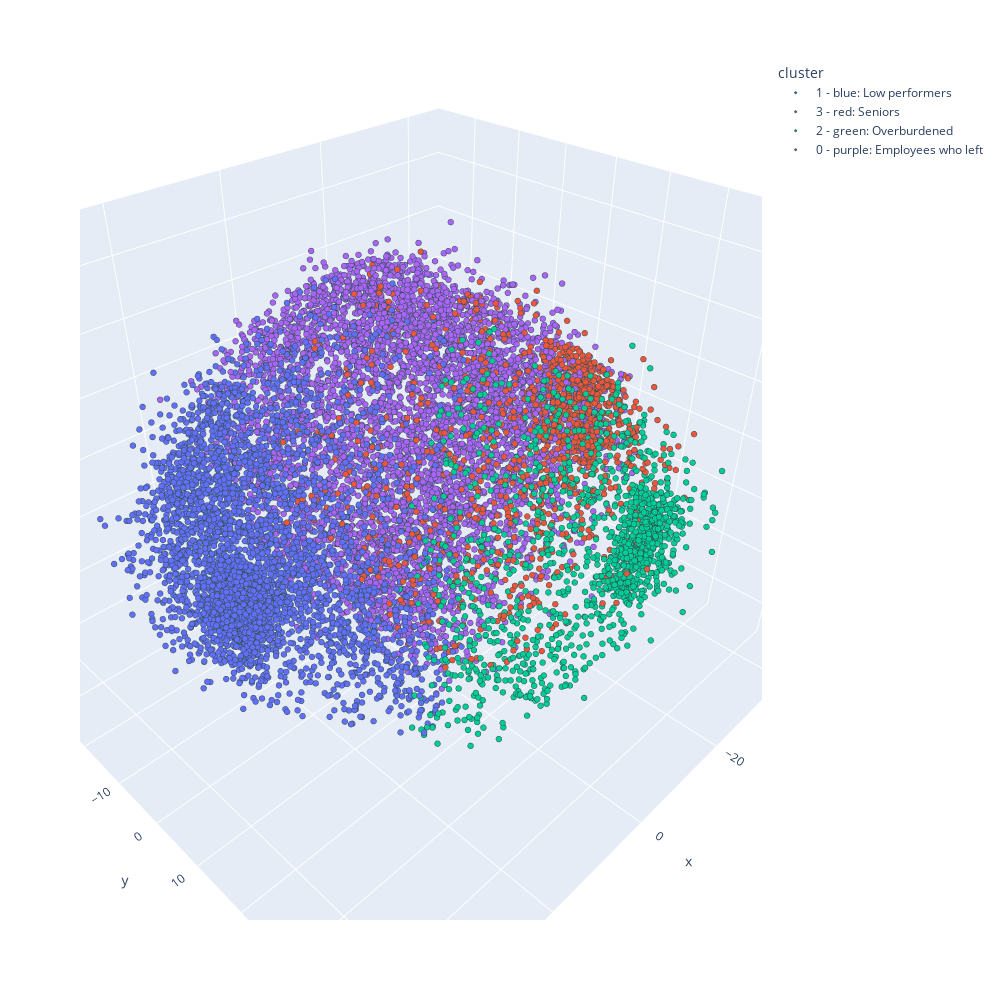

The code cell stored with this chart in its notebook:
### Code cell
x, y, z = x_pca[:, 0], x_pca[:, 1], x_pca[:, 2]

colors = {0: "purple",
          1: "blue",
          2: "green", 
          3: "red"
         }

names = {0: "Employees who left", 
         1: "Low performers", 
         2: "Overburdened", 
         3: "Seniors"
        }
  
df_pca = pd.DataFrame({"x": x, "y":y, "z":z, "cluster":kms4.labels_})
df_pca["color"] = df_pca["cluster"].replace(colors)
df_pca["description"] = df_pca["cluster"].replace(names)

fig = px.scatter_3d(df_pca, x="x", y="y", z="z", color="cluster",
                    width=1000, height=1000)

fig.update_traces(
    marker=dict(
        size=2,
        line=dict(
            width=1,
            color='DarkSlateGrey'
        )
    ),
    selector=dict(mode='markers'))

fig.for_each_trace(lambda t: t.update(
    name=f"{t.name} - {colors[int(t.name)]}: {names[int(t.name)]}",
    
))

### Figure 1 — Plotly figure (JSON) as saved in the notebook; plotly's stock layout.template omitted (floating-point values rounded to 4 significant figures; data arrays with more than 128 entries replaced by an {"elided": "..."} marker saying what was removed)
{"data": [{"hovertemplate": "cluster=1<br>x=%{x}<br>y=%{y}<br>z=%{z}<extra></extra>", "legendgroup": "1", "marker": {"color": "#636efa", "line": {"color": "DarkSlateGrey", "width": 1}, "size": 2, "symbol": "circle"}, "mode": "markers", "name": "1 - blue: Low performers", "scene": "scene", "showlegend": true, "type": "scatter3d", "x": {"elided": "3729 float values"}, "y": {"elided": "3729 float values"}, "z": {"elided": "3729 float values"}}, {"hovertemplate": "cluster=3<br>x=%{x}<br>y=%{y}<br>z=%{z}<extra></extra>", "legendgroup": "3", "marker": {"color": "#EF553B", "line": {"color": "DarkSlateGrey", "width": 1}, "size": 2, "symbol": "circle"}, "mode": "markers", "name": "3 - red: Seniors", "scene": "scene", "showlegend": true, "type": "scatter3d", "x": {"elided": "1195 float values"}, "y": {"elided": "1195 float values"}, "z": {"elided": "1195 float values"}}, {"hovertemplate": "cluster=2<br>x=%{x}<br>y=%{y}<br>z=%{z}<extra></extra>", "legendgroup": "2", "marker": {"color": "#00cc96", "line": {"color": "DarkSlateGrey", "width": 1}, "size": 2, "symbol": "circle"}, "mode": "markers", "name": "2 - green: Overburdened", "scene": "scene", "showlegend": true, "type": "scatter3d", "x": {"elided": "1403 float values"}, "y": {"elided": "1403 float values"}, "z": {"elided": "1403 float values"}}, {"hovertemplate": "cluster=0<br>x=%{x}<br>y=%{y}<br>z=%{z}<extra></extra>", "legendgroup": "0", "marker": {"color": "#ab63fa", "line": {"color": "DarkSlateGrey", "width": 1}, "size": 2, "symbol": "circle"}, "mode": "markers", "name": "0 - purple: Employees who left", "scene": "scene", "showlegend": true, "type": "scatter3d", "x": {"elided": "5664 float values"}, "y": {"elided": "5664 float values"}, "z": {"elided": "5664 float values"}}], "layout": {"height": 1000, "legend": {"title": {"text": "cluster"}, "tracegroupgap": 0}, "margin": {"t": 60}, "scene": {"aspectmode": "auto", "aspectratio": {"x": 1.131, "y": 1.025, "z": 0.8629}, "camera": {"center": {"x": 0, "y": 0, "z": 0}, "eye": {"x": 1.029, "y": 1.029, "z": 1.029}, "projection": {"type": "perspective"}, "up": {"x": 0, "y": 0, "z": 1}}, "domain": {"x": [0, 1], "y": [0, 1]}, "xaxis": {"title": {"text": "x"}, "type": "linear"}, "yaxis": {"title": {"text": "y"}, "type": "linear"}, "zaxis": {"title": {"text": "z"}, "type": "linear"}}, "width": 1000}}
